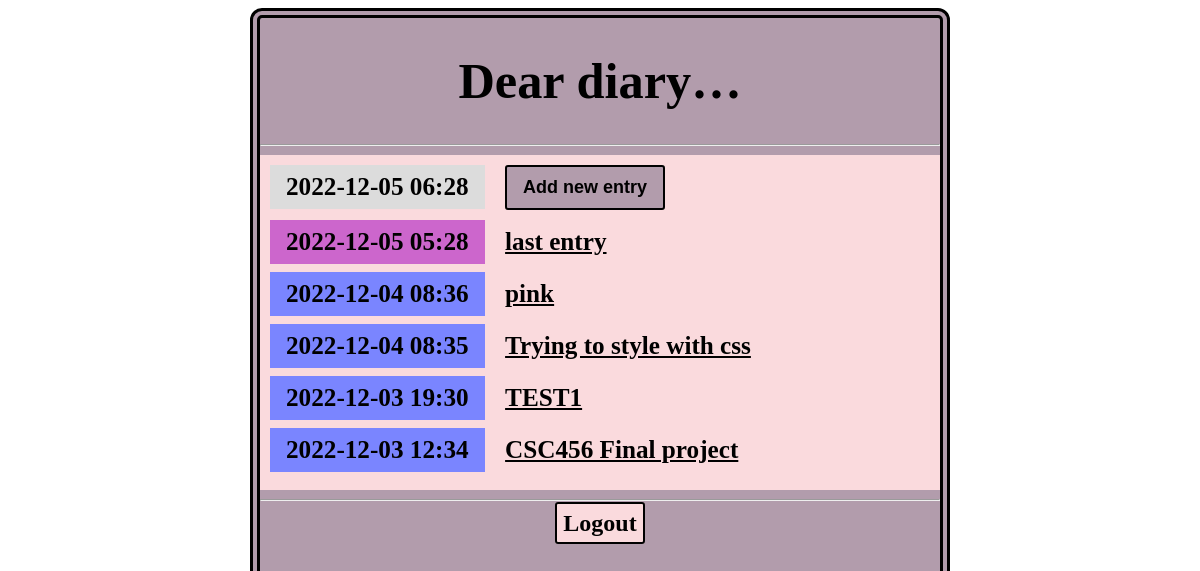
The app's page / (signed in) with its own data.
### entries/models.py (models this page shows, shortened)
class Entry(models.Model):
    title = models.CharField(max_length=200)
    content = models.TextField()
    date_created = models.DateTimeField(default=timezone.now)
    class Meta:
        verbose_name_plural = "Entries"

### entries/views.py (the view)
class EntryListView (LockedView, ListView):
  model = Entry
  queryset = Entry.objects.all().order_by("-date_created")

### entries/templates/entries/entry_list.html
{% extends "entries/base.html" %}
{% block content %}
<article>
    <h2 class="mark">{% now "Y-m-d H:i" %}</em></h2>
    <a href="{% url 'entry-create' %}"><button>Add new entry</button></a>
</article>
{% for entry in entry_list %}
            <article>
                <h2 class="{{ entry.date_created|date:'l' }}">
                    {{ entry.date_created|date:'Y-m-d H:i' }}
                </h2>
                <h3>
                    <a href="{% url 'entry-detail' entry.id %}">
                        {{ entry.title }}
                    </a>
                </h3>
            </article>
{% endfor %}
{% endblock %}

### entries/templates/entries/base.html (shortened to what this page needs)
{% load static %}
<!DOCTYPE html>
<html lang="en">
<head>
    <link rel="stylesheet" href="{% static 'css/diary.css' %}">
</head>
<body>
    <div class="container">
        <div class="row justify-content-center">
            <h1><a href="/">Dear diary…</a></h1>
            <hr>
            <div class= "entrycontent">
            {% block content %}{% endblock %}
            </div>
            <hr>
            <a id="logoutbtn" href="{% url 'admin:logout' %}">Logout</a>
        </div>
    </div>
</body>
</html>

### entries/static/css/diary.css (style rules this page uses)
* { box-sizing: border-box; }
body { font-family: "Times New Roman", Times, serif; font-size: 18px; }
.container { background-color: #b29cac; margin: 0 auto; width: 700px; height: 850px; text-align: center; border: 10px double; border-radius: 12px; }
a { color: inherit; }
h1 { font-size: 2.8em; }
h1 a { text-decoration: none; }
h2, h3 { font-size: 1.4em; margin: 0; display: inline-block; padding: 0.5rem 1rem; vertical-align: top; }
h2 { background-color: #cc66cc; }
.mark { background-color: gainsboro; }
article { margin-bottom: 0.5rem; }
button, textarea, input { font-size: inherit; min-height: 2.5em; padding: 0 1rem; }
button, input[type="submit"] { margin: 0 1rem 2px 1rem; cursor: pointer; font-weight: bold; min-width: 8rem; background-color: #b29cac; border: 2px solid; border-radius: 3px; }
.Saturday, .Sunday { background-color: rgb(122, 133, 255); }
.entrycontent { text-align: left; padding: 10px; background-color: #fadadd; }
#logoutbtn { font-weight: bold; font-size: 24px; padding: 6px; border: 2px solid; background-color: #fadadd; border-radius: 3px; text-decoration: none; }

### records on screen
Entry: date_created "2022-12-05 05:28", title "last entry"
Entry: date_created "2022-12-04 08:36", title "pink"
Entry: date_created "2022-12-04 08:35", title "Trying to style with css"
Entry: date_created "2022-12-03 19:30", title "TEST1"
Entry: date_created "2022-12-03 12:34", title "CSC456 Final project"
